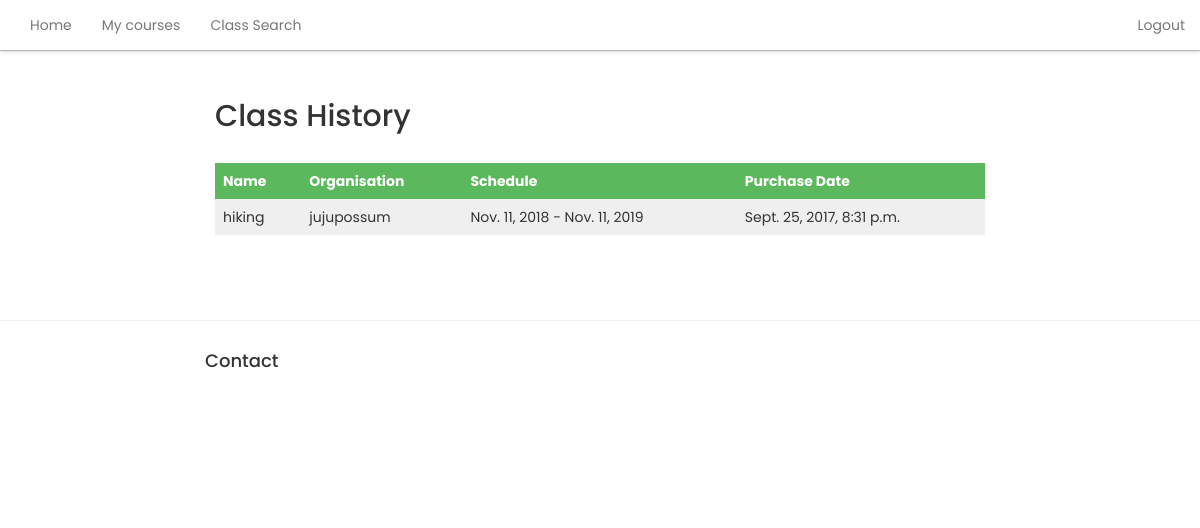
/portal/class_history/ (signed in), run on the app's committed database.
### manager/models.py (models this page shows, shortened)
class ClassHistory(models.Model):
    user = models.ForeignKey(User, default=1)
    class_name = models.CharField(null=True, max_length = 50)
    registered_date = models.DateTimeField(null=True, blank=True)
    organisation_name = models.CharField(max_length=200, default='unset')
    name = models.CharField(null=True, max_length=50)
    teacher = models.CharField(null=True, max_length=20)
    start_time = models.TimeField(null=True, blank=True)
    end_time = models.TimeField(null=True, blank=True)
    start_date = models.DateField(null=True, blank=True)
    end_date = models.DateField(null=True, blank=True)
    capacity = models.IntegerField(null=True, default=10)
    description = models.CharField(null=True, max_length = 800)
    price = models.IntegerField(null=True, blank=True)
    image = CloudinaryField('image', null=True)
    address = models.CharField(null=True, max_length = 100)
    phone_number = models.IntegerField(null=True, blank=True);

### portal/views.py (the view)
@login_required(login_url='/portal/customer_login/')
def class_history(request):
    classes = ClassHistory.objects.filter(user = request.user)
    return render(request, 'customer_class/class_history.html', {'classes':classes})

### portal/templates/customer_class/class_history.html
{% extends 'profilebase.html' %}
{% block content %}
<div class='container-fluid'>
 <div class="row">
    <h2>Class History</h2> <br>
 <table>
    <tr class='table-title-green'>
      <th>Name</th>
      <th>Organisation</th>
      <th>Schedule</th>
      <th>Purchase Date</th>
    </tr>
    {% for class in classes %}
    <tr>
      <td>{{ class.name }}</a></td>
      <td>{{ class.organisation_name }}</td>
      <td>{{ class.start_date }} - {{ class.end_date }}</td>
      <td>{{ class.registered_date }}</td>
    </tr>
    {% endfor %}
    </table>
 </div>
{% endblock %}

### portal/templates/profilebase.html (style rules this page uses)
body { font-family: 'Poppins', sans-serif; }
table { border-collapse: collapse; width:100%; }
.table-title-green { background-color: #5cb85c; color: white; }
td, th { text-align: left; padding: 8px; }
tr:nth-child(even) { background-color: #efefef; }

### data on the page
ClassHistory: name "hiking", organisation_name "jujupossum", start_date "Nov. 11, 2018", end_date "Nov. 11, 2019", registered_date "Sept. 25, 2017, 8:31 p.m."
